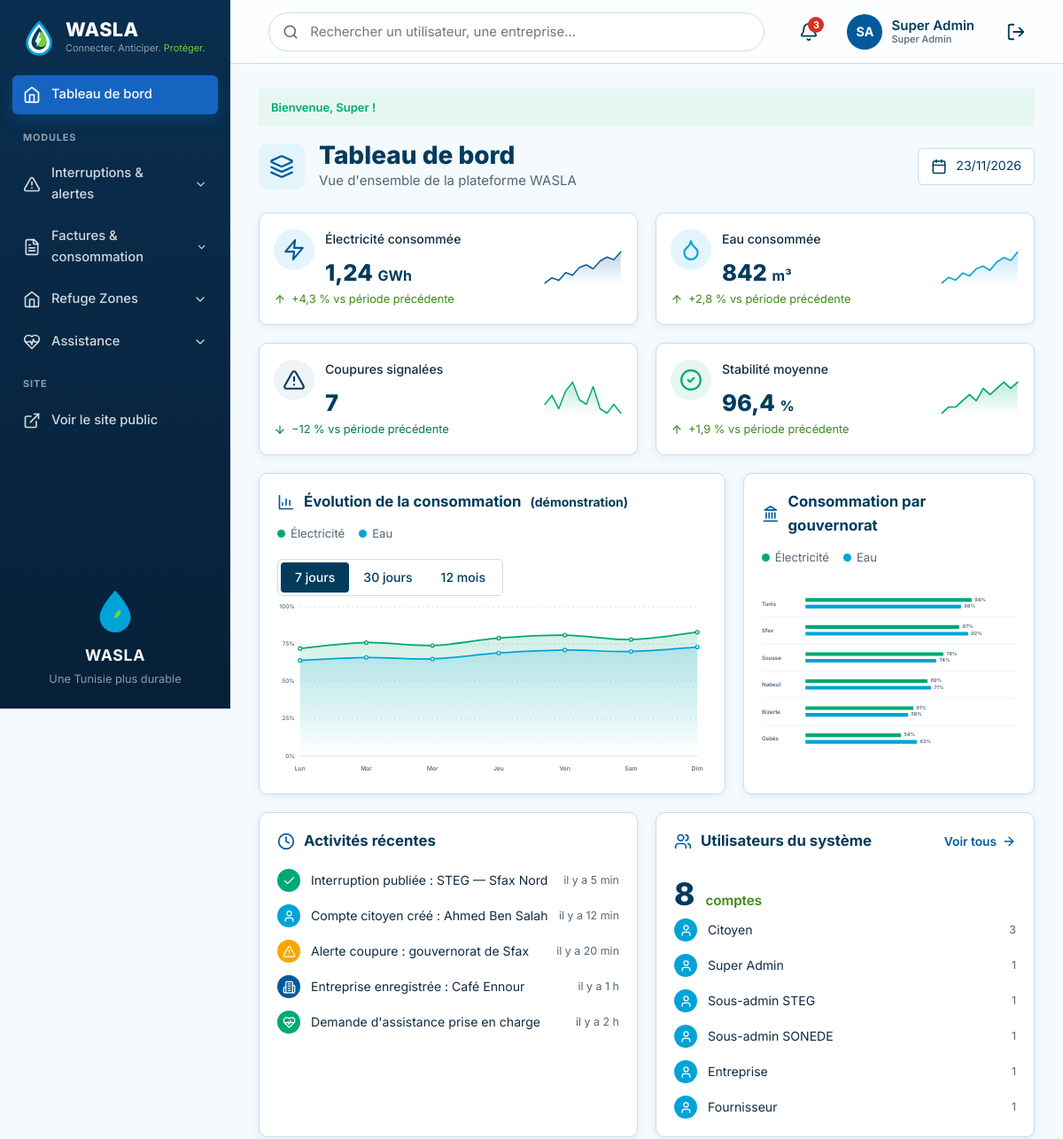
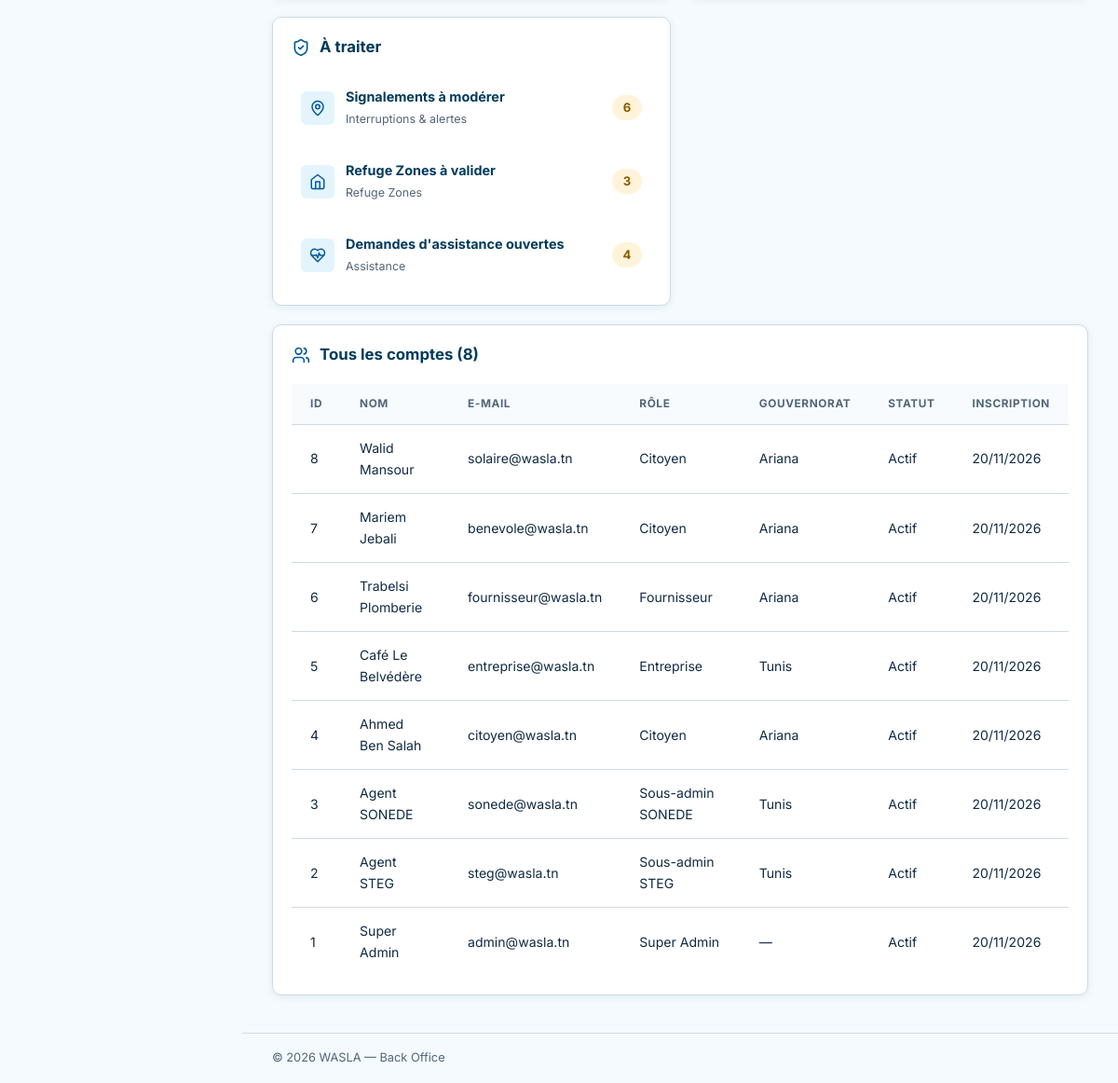
/index.php?action=dashboard (signed in), run on the app's committed database (2 pictures, top to bottom).
### tables this page shows
CREATE TABLE IF NOT EXISTS utilisateur (
    id_utilisateur     INT          NOT NULL AUTO_INCREMENT,
    nom                VARCHAR(50)  NOT NULL,
    prenom             VARCHAR(50)  NOT NULL,
    email              VARCHAR(150) NOT NULL,
    telephone          VARCHAR(20)  NULL,
    mot_de_passe       VARCHAR(255) NOT NULL,
    role               ENUM('citoyen','admin','steg','sonede','entreprise','fournisseur')
                                    NOT NULL DEFAULT 'citoyen',
    statut_compte      ENUM('actif','suspendu') NOT NULL DEFAULT 'actif',
    id_zone            INT          NULL,
    adresse            VARCHAR(255) NULL,
     
    nom_organisation   VARCHAR(100) NULL,                  
    matricule_fiscal   VARCHAR(20)  NULL,                  
    secteur_activite   VARCHAR(60)  NULL,                  
    specialite         ENUM('electricien','plombier','maintenance','solaire','hydraulique') NULL,   
    description        TEXT         NULL,
    compte_verifie     TINYINT(1)   NOT NULL DEFAULT 0,    
    note_moyenne       DECIMAL(2,1) NULL,                  
    date_inscription   DATETIME     NOT NULL DEFAULT CURRENT_TIMESTAMP,
    derniere_connexion DATETIME     NULL,
    PRIMARY KEY (id_utilisateur),
    UNIQUE KEY uq_utilisateur_email (email),
    UNIQUE KEY uq_utilisateur_matricule (matricule_fiscal),
    KEY idx_utilisateur_role (role),
    KEY idx_utilisateur_specialite_zone (specialite, id_zone),
    CONSTRAINT chk_utilisateur_note CHECK (note_moyenne IS NULL OR (note_moyenne >= 0 AND note_moyenne <= 5)),
    CONSTRAINT fk_utilisateur_zone FOREIGN KEY (id_zone)
        REFERENCES zone (id_zone) ON DELETE SET NULL ON UPDATE CASCADE
);

CREATE TABLE IF NOT EXISTS zone (
    id_zone        INT          NOT NULL AUTO_INCREMENT,
    nom_zone       VARCHAR(100) NOT NULL,
    type_zone      ENUM('gouvernorat','delegation') NOT NULL DEFAULT 'gouvernorat',
    id_zone_parent INT          NULL,
    PRIMARY KEY (id_zone),
    UNIQUE KEY uq_zone_nom_parent (nom_zone, id_zone_parent),
    CONSTRAINT fk_zone_parent FOREIGN KEY (id_zone_parent)
        REFERENCES zone (id_zone) ON DELETE SET NULL ON UPDATE CASCADE
);

### views/backoffice/pages/dashboard.php (the view, shortened to what the rows shown need)
        <div class="admin-page-head">
          <div class="admin-page-head__title">
            <div>
              <h1>Tableau de bord</h1>
            </div>
          </div>
        </div>
        <section class="admin-grid admin-grid--chart">
          <article class="admin-card">
            <div class="admin-card__head">
              <h2 class="admin-card__title"><span data-icon="chart-bar"></span> Évolution de la consommation <small>(démonstration)</small></h2>
            </div>
          </article>
          <article class="admin-card">
            <div class="admin-card__head">
              <h2 class="admin-card__title"><span data-icon="landmark"></span> Consommation par gouvernorat</h2>
            </div>
          </article>
        </section>
        <section class="admin-grid admin-grid--three">
          <article class="admin-card">
            <div class="admin-card__head">
              <h2 class="admin-card__title"><span data-icon="clock"></span> Activités récentes</h2>
            </div>
          </article>
          <article class="admin-card">
            <div class="admin-card__head">
              <h2 class="admin-card__title"><span data-icon="users"></span> Utilisateurs du système</h2>
            </div>
          </article>
          <article class="admin-card">
            <div class="admin-card__head">
              <h2 class="admin-card__title"><span data-icon="shield-check"></span> À traiter</h2>
            </div>
          </article>
        </section>
<?php if ($voitLesComptes): ?>
        <section class="admin-card">
          <div class="admin-card__head">
            <h2 class="admin-card__title"><span data-icon="users"></span> Tous les comptes (<?= count($allUsers) ?>)</h2>
          </div>
          <div class="admin-card__body admin-table-wrap">
            <table class="admin-table">
              <thead>
                <tr><th>ID</th><th>Nom</th><th>E-mail</th><th>Rôle</th><th>Gouvernorat</th><th>Statut</th><th>Inscription</th></tr>
              </thead>
              <tbody>
<?php foreach ($allUsers as $u): ?>
                <tr>
                  <td><?= $u->getIdUtilisateur() ?></td>
                  <td><?= e($u->getNomOrganisation() ?? ($u->getPrenom() . ' ' . $u->getNom())) ?></td>
                  <td><?= e($u->getEmail()) ?></td>
                  <td><?= e(roleLabel($u->getRole())) ?></td>
                  <td><?= e($u->getNomZone() ?? '—') ?></td>
                  <td><?= e($u->getStatutCompte() === 'actif' ? 'Actif' : 'Suspendu') ?></td>
                  <td><?= e(dateFr($u->getDateInscription())) ?></td>
                </tr>
<?php endforeach; ?>
              </tbody>
            </table>
          </div>
        </section>
<?php endif; ?>
<?php
require __DIR__ . '/../layout.php';

### views/backoffice/partials/header.php (shortened to what the rows shown need)
      <header class="admin-topbar">
        <div class="admin-topbar__actions">
<?php $adminUser = AuthController::currentUser(); ?>
          <a class="admin-profile" href="<?= url(profilRoute($adminUser) ?? 'mon-compte') ?>" aria-label="Mon compte">
            <span class="admin-avatar"><?= e(initials($adminUser)) ?></span>
            <span class="admin-profile__name"><?= e($adminUser->getPrenom() . ' ' . $adminUser->getNom()) ?><small class="admin-profile__role"><?= e(roleLabel($adminUser->getRole())) ?></small></span>
          </a>
        </div>
      </header>

### data on the page
utilisateur: initials($adminUser) "SA", $adminUser->getPrenom() . ' ' . $adminUser->getNom() "Super Admin", role "Super Admin", id_utilisateur "1", $u->getNomOrganisation() "Super Admin", email "admin@wasla.tn", NomZone "—", statut_compte "Actif", date_inscription "20/11/2026"
utilisateur: id_utilisateur "8", $u->getNomOrganisation() "Walid Mansour", email "solaire@wasla.tn", role "Citoyen", id_zone.nom_zone "Ariana", statut_compte "Actif", date_inscription "20/11/2026"
utilisateur: id_utilisateur "7", $u->getNomOrganisation() "Mariem Jebali", email "benevole@wasla.tn", role "Citoyen", id_zone.nom_zone "Ariana", statut_compte "Actif", date_inscription "20/11/2026"
utilisateur: id_utilisateur "6", nom_organisation "Trabelsi Plomberie", email "fournisseur@wasla.tn", role "Fournisseur", id_zone.nom_zone "Ariana", statut_compte "Actif", date_inscription "20/11/2026"
utilisateur: id_utilisateur "5", nom_organisation "Café Le Belvédère", email "entreprise@wasla.tn", role "Entreprise", id_zone.nom_zone "Tunis", statut_compte "Actif", date_inscription "20/11/2026"
utilisateur: id_utilisateur "4", $u->getNomOrganisation() "Ahmed Ben Salah", email "citoyen@wasla.tn", role "Citoyen", id_zone.nom_zone "Ariana", statut_compte "Actif", date_inscription "20/11/2026"
utilisateur: id_utilisateur "3", $u->getNomOrganisation() "Agent SONEDE", email "sonede@wasla.tn", role "Sous-admin SONEDE", id_zone.nom_zone "Tunis", statut_compte "Actif", date_inscription "20/11/2026"
utilisateur: id_utilisateur "2", $u->getNomOrganisation() "Agent STEG", email "steg@wasla.tn", role "Sous-admin STEG", id_zone.nom_zone "Tunis", statut_compte "Actif", date_inscription "20/11/2026"

### other printed values
$group['label'] "Interruptions & alertes"
$group['label'] "Factures & consommation"
$group['label'] "Refuge Zones"
$group['label'] "Assistance"
$flash['message'] "Bienvenue, Super !"
$totalUsers "8"
roleLabel($role) "Citoyen"
$n "3"
roleLabel($role) "Super Admin"
$n "1"
roleLabel($role) "Sous-admin STEG"
roleLabel($role) "Sous-admin SONEDE"
roleLabel($role) "Entreprise"
roleLabel($role) "Fournisseur"
count($allUsers) "8"
